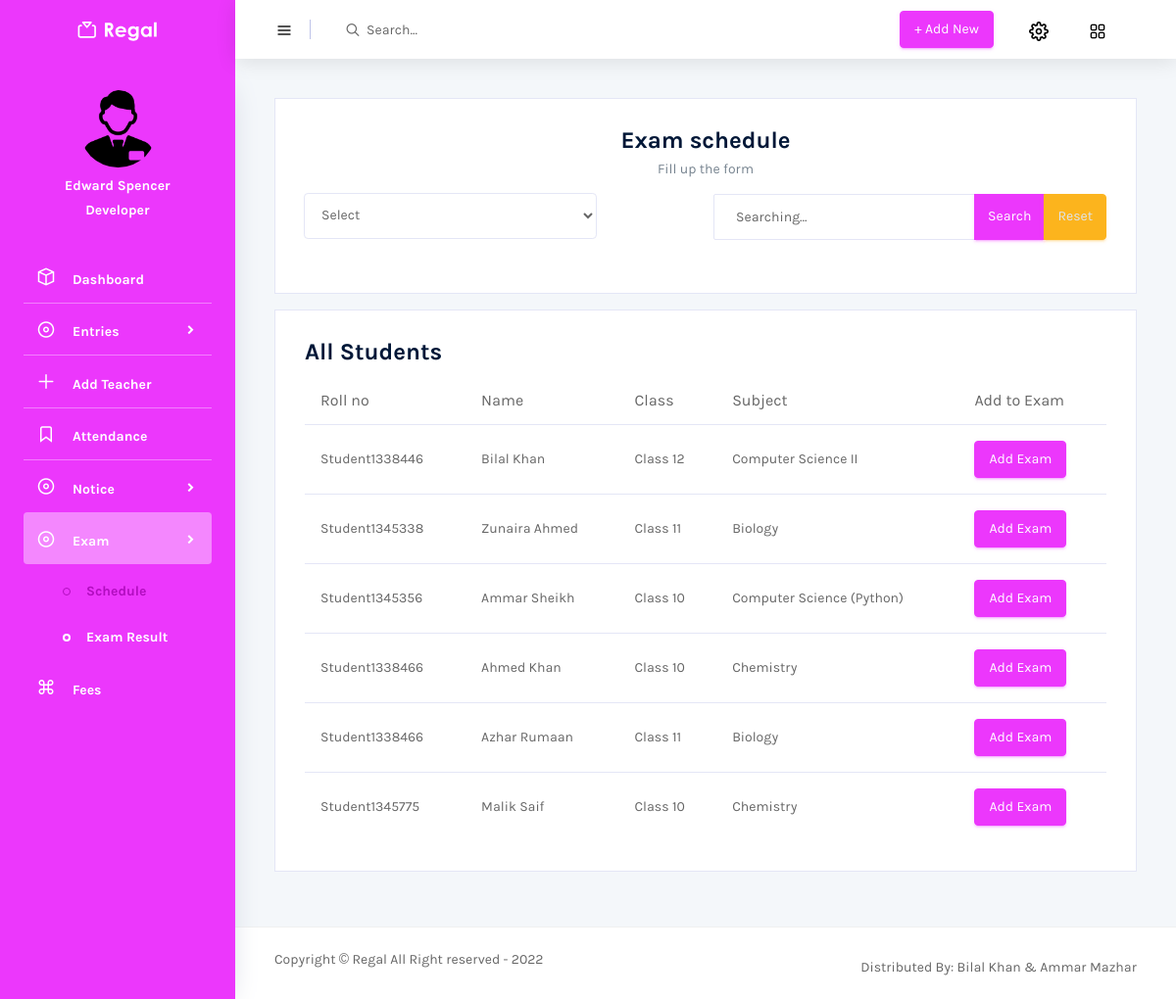
The page /menuPages/exam.php on the database as committed earlier.
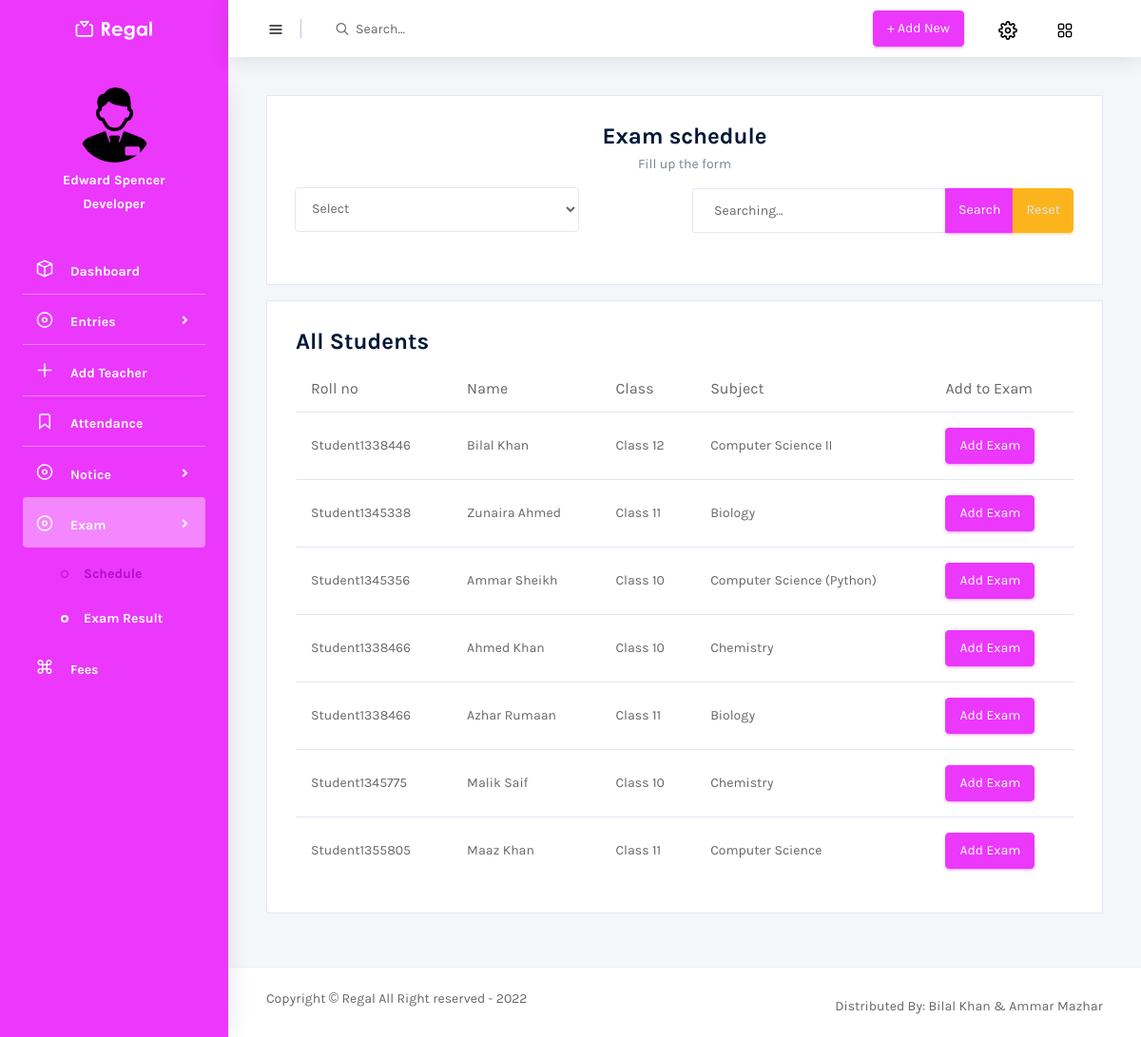
The same page on the database as committed later.
### tables this page shows
CREATE TABLE `student` (
  `sid` int(11) NOT NULL,
  `fname` varchar(40) NOT NULL,
  `lname` varchar(40) NOT NULL,
  `dob` date NOT NULL,
  `address` varchar(100) NOT NULL,
  `pid` int(11) NOT NULL,
  `sgender` varchar(10) NOT NULL,
  `cid` int(11) NOT NULL,
  `semail` varchar(50) NOT NULL,
  `subid` int(11) NOT NULL,
  `rollno` varchar(20) NOT NULL
);

CREATE TABLE `class` (
  `cid` int(11) NOT NULL,
  `cname` varchar(20) NOT NULL,
  `section` int(11) NOT NULL
);

CREATE TABLE `subject` (
  `subid` int(11) NOT NULL,
  `subject` varchar(40) NOT NULL,
  `detail` varchar(200) NOT NULL,
  `tid` int(11) NOT NULL,
  `fid` int(11) NOT NULL
);

### menuPages/exam.php (the view, shortened to what the changed rows need)
<?php
include "../component/connect.php";
if (isset($_GET['searchStu'])) {
  $list = $_GET['selectlist'];
  $search = $_GET['search'];
  $query = "SELECT * FROM student AS s INNER JOIN class AS c ON s.cid = c.cid INNER JOIN subject AS su ON s.subid = su.subid WHERE $list LIKE '%$search%'";
} else {
  $query = "SELECT * FROM student AS s INNER JOIN class AS c ON s.cid = c.cid INNER JOIN subject AS su ON s.subid = su.subid";
}
?>
<!DOCTYPE html>
<html lang="en">
<head>
  <link rel="stylesheet" href="../vendors/mdi/css/materialdesignicons.min.css">
  <link rel="stylesheet" href="../vendors/feather/feather.css">
  <link rel="stylesheet" href="../vendors/base/vendor.bundle.base.css">
  <link rel="stylesheet" href="../vendors/flag-icon-css/css/flag-icon.min.css" />
  <link rel="stylesheet" href="../vendors/font-awesome/css/font-awesome.min.css">
  <link rel="stylesheet" href="../vendors/jquery-bar-rating/fontawesome-stars-o.css">
  <link rel="stylesheet" href="../vendors/jquery-bar-rating/fontawesome-stars.css">
  <link rel="stylesheet" href="../vendors/select2/select2.min.css">
  <link rel="stylesheet" href="../vendors/select2-bootstrap-theme/select2-bootstrap.min.css">
  <link rel="stylesheet" href="../css/style.css">
</head>
<body>
  <div class="container-scroller">
    <div class="container-fluid page-body-wrapper">
      <div class="main-panel">
        <div class="content-wrapper">
          <div class="row">
            <div class="col-md-12 grid-margin stretch-card">
              <div class="card">
                <div class="card-body">
                  <div class="table-responsive">
                    <table class="table table-hover">
                      <thead>
                        <tr>
                          <th>Roll no</th>
                          <th>Name</th>
                          <th>Class</th>
                          <th>Subject</th>
                          <th>Add to Exam</th>
                        </tr>
                      </thead>
                      <tbody>
                        <?php
                        $res = mysqli_query($conn, $query);
                        while ($row = mysqli_fetch_assoc($res)) {
                          echo "
                            <tr>
                              <td>$row[rollno]</td>
                              <td>$row[fname] " . "$row[lname]</td>
                              <td>$row[cname]</td>
                              <td>$row[subject]</td>
                              <td><a href='addExam.php?sid=$row[sid]' class='btn btn-primary'>Add Exam</a></td>
                            </tr>
                          ";
                        }
                        ?>
                      </tbody>
                    </table>
                  </div>
                </div>
              </div>
            </div>
          </div>
        </div>
      </div>
    </div>
  </div>
</body>
</html>

Rows that differ between the two databases and show on the page:
added student: rollno "Student1355805", fname "Maaz", lname "Khan", cid.cname "Class 11", subid.subject "Computer Science"
